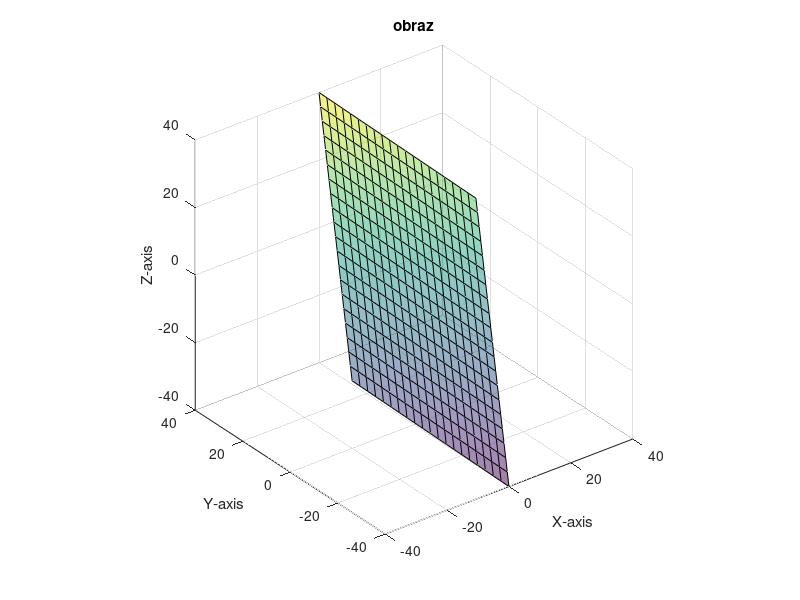
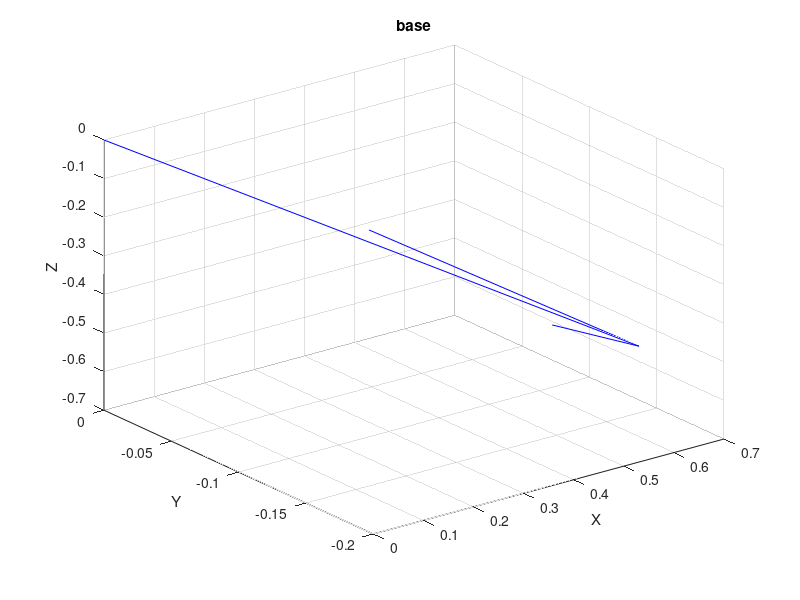

These figures' MATLAB source, in order:
clc;
warning off;

M = [1, -1; 1, -1];
[i, j] = rref(M);
obraz_base = M(:, j);

core_base = null(M);

quiver(0, 0, obraz_base(1,1), obraz_base(2,1), 0, 'b');
pause(2);
quiver(0, 0, core_base(1,1), core_base(2,1), 0, 'r');
pause(2);

M = [1 1 1 ;2, -2 3; 3 -1, 4];
[i, j] = rref(M);
obraz_base = M(:, j)
core_base = null(M)



[u, v] = meshgrid(-10:1:10, -10:1:10);

XT = u * obraz_base(1,1) + v * obraz_base(1,2);
YT = u * obraz_base(2, 1) + v * obraz_base(2,2);
ZT = u * obraz_base(3,1) + v * obraz_base(3,2);


surf(XT, YT, ZT, 'FaceAlpha', 0.5);
title('obraz');
xlabel('X-axis'); ylabel('Y-axis'); zlabel('Z-axis');
grid on;
axis equal;

pause(2);

figure;
quiver3(0,0,0, core_base(1,1), core_base(2,1), core_base(3,1), 'AutoScale', 'on', 'Color', 'b');
xlabel('X');
ylabel('Y');
zlabel('Z');
title('base');
